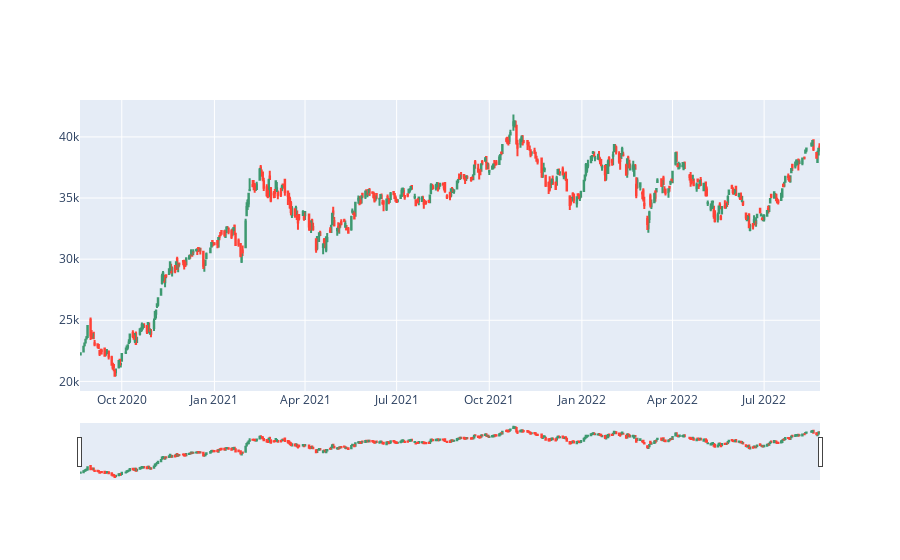

The code cell stored with this chart in its notebook:
### Code cell
figure =go.Figure(
    data=[go.Candlestick(
            x=df.head(500)["Date"],
            low=df.head(500)["Low"],
            high=df.head(500)['High'],
            close=df.head(500)["Close"],
            open=df.head(500)["Open"],

            
        )
    ]
)
figure.show()

### Figure 1 — Plotly figure (JSON) as saved in the notebook; plotly's stock layout.template omitted (floating-point values rounded to 4 significant figures; data arrays with more than 128 entries replaced by an {"elided": "..."} marker saying what was removed)
{"data": [{"close": {"elided": "500 float values"}, "high": {"elided": "500 float values"}, "low": {"elided": "500 float values"}, "open": {"elided": "500 float values"}, "type": "candlestick", "x": {"elided": "500 str values"}}], "layout": {}}
